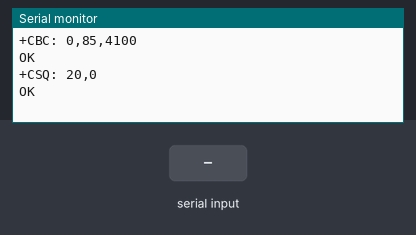
The sketch below on a simulated Arduino Uno, built with avr-gcc and run on an emulated ATmega328P. On the bench: the last lines printed to the serial monitor. The test bench sets the inputs (shaded band). The modem accepts every AT command (registered, SIM ready, sends succeed) and sends nothing else.

Above: at 3.2 s.
3.3 s: "1" received over the second serial link
At 4.5 s:
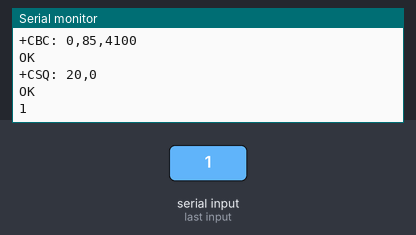
4.8 s: "0" received over the second serial link
At 5.7 s:
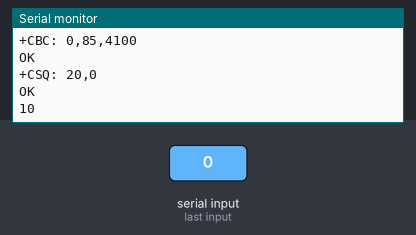

Measured:
- after the input at 3.3 s, the serial monitor: prints a new line at once (image 1)
- after the input at 4.8 s, the serial monitor: prints a new line at once (image 2)

The sketch:

Teste_Day2.ino
```cpp
/*
  void setup()
{
  Serial.begin(9600);

  //Reseta o GSM
  digitalWrite(8, 0);
  delay(2000);
  digitalWrite(8, 1);
  delay(7000);

  if (gsmWrite("AT", "OK") == "FAIL")
  {
    return;
  }

  delay(5000);

  if (gsmWrite("AT+SAPBR=1,1", "OK") == "FAIL")//Ativa a rede pra localizacao
  {
    return;
  }
  else
  {
    String rcv = gsmWrite("AT+CIPGSMLOC=1,1", "+CIPGSMLOC:");//Pergunta a localizacao ao GSM
    int a = rcv.indexOf(":") + 2;
    int b = rcv.indexOf(",", a);
    if (rcv.substring(a, b) == "0")
    {
      a = rcv.indexOf(",", b) + 1;
      b = rcv.indexOf(",", a) + 1;
      b = rcv.indexOf(",", b);
      Serial.println(rcv.substring(a, b));//Mostra a localizacao no Serial monitor
    }
  }
}

void loop()
{

}


String gsmWrite(String snd, String rcv)//Funcao que envia dados ao GSM e espera a resposta
{
  Serial.println(snd);

  if (rcv.indexOf("+CMGS") > -1)
  {
    delay(150);
    Serial.write(0x1A);
  }

  for (uint16_t i = 0; i < 1200; i++)
  {
    delay(25);
    if (Serial.available())
    {
      delay(50);
      String a = Serial.readString();


      if (a.indexOf(rcv) > -1 || rcv.length() == 0)
      {
        return a;
      }
    }
  }

  return "FAIL";
}


*/
```

Teste_AT.ino
```cpp
#include <SoftwareSerial.h>                       // Incluimos a livraria SoftwareSerial
SoftwareSerial mySerial(2, 3);                    // Declaramos os pinos RX(2) e TX(8) que vamos a usar

///////////////////////////////////////////////////////////////
void setup(){

Serial.begin(9600);                               // Iniciamos a comunicação serie
mySerial.begin(9600);                             // Iniciamos uma segunda comunicação serie
delay(1000);                                      // Pausa de 1 segundo


mySerial.println("AT+CBC");
delay(500);
mySerial.println("AT+CSQ");
delay(500);


}
///////////////////////////////////////////////////////////////////////////////////
void loop(){
  if (mySerial.available()){          // Se a comunicação SoftwareSerial tem dados
  Serial.write(mySerial.read());    // Obtemo-los por comunicação serie normal
}
  if (Serial.available()){            // Se a comunicação serie normal tem dados
  while(Serial.available()) {       // e enquanto tenha dados para mostrar
    mySerial.write(Serial.read());  // Obtemos pela comunicação SoftwareSerial
  }
  mySerial.println();               // Enviamos um fim de linha
}
}


/*
// Função para o envio de um SMS
void EnviaSMS(){
 mySerial.println("AT+CMGF=1");                 // Activamos a função de envio de SMS
 delay(100);                                    // Pequena pausa
 mySerial.println("AT+CMGS="+351XXXXXXXXX"");  // Definimos o número do destinatário em formato internacional
 delay(100);                                    // Pequena pausa
 mySerial.print("Olá Mundo!");                 // Definimos o corpo da mensagem
 delay(500);                                    // Pequena pausa
 mySerial.print(char(26));                      // Enviamos o equivalente a Control+Z
 delay(100);                                    // Pequena pausa
 mySerial.println("");                          // Enviamos um fim de linha
 delay(100);                                    // Pequena pausa
}
*/
```
